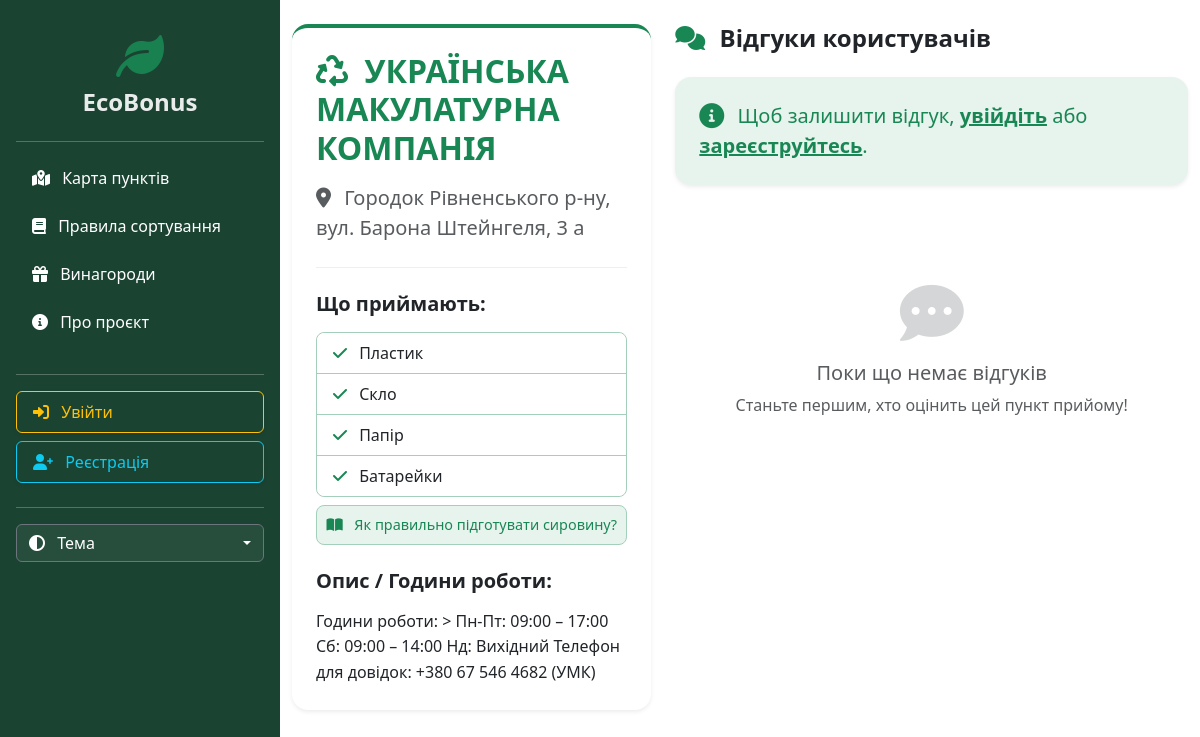
Page /point/2/ on the earlier database version.
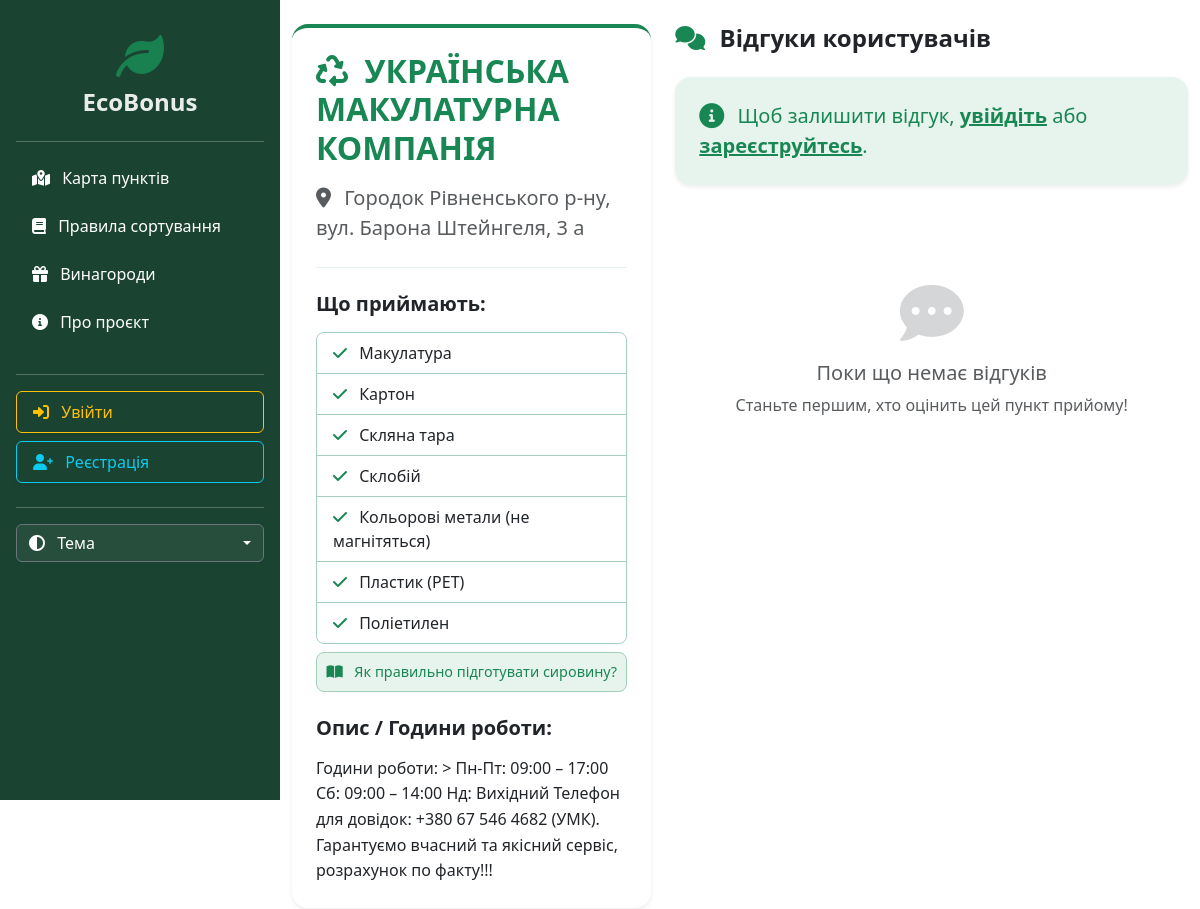
Same page on the later database version.
### main/models.py (models this page shows, shortened)
class RecyclingPoint(models.Model):
    name = models.CharField('Назва пункту', max_length=100)
    address = models.CharField('Адреса', max_length=200)
    latitude = models.FloatField('Широта')
    longitude = models.FloatField('Довгота')
    waste_types = models.ManyToManyField(WasteType, verbose_name='Що приймають')
    description = models.TextField('Опис та години роботи', blank=True)

class WasteType(models.Model):
    name = models.CharField('Тип відходів', max_length=50)

### main/views.py (the view, shortened to what this page needs)
# urls.py: path('point/<int:point_id>/', views.point_detail, name='point_detail'),
def point_detail(request, point_id):
    point = get_object_or_404(RecyclingPoint, id=point_id)
    reviews = point.reviews.all().order_by('-created_at')
    return render(request, 'main/point_detail.html', {'point': point, 'reviews': reviews})

### main/templates/main/point_detail.html (shortened to what this page needs)
{% extends 'main/layout.html' %}
{% block content %}
<div class="container mt-4 mb-5">
    <div class="row g-4">
        <div class="col-lg-5">
            <div class="card shadow-sm border-0 bg-body rounded-4 mb-4 border-success border-top border-4">
                <div class="card-body p-4">
                    <h2 class="text-success fw-bold mb-3"><i class="fa-solid fa-recycle me-2"></i> {{ point.name }}</h2>
                    <p class="text-muted fs-5"><i class="fa-solid fa-location-dot me-2"></i> {{ point.address }}</p>
                    <hr class="border-success-subtle my-4">
                    <h5 class="fw-bold text-body mb-3">Що приймають:</h5>
                    <ul class="list-group list-group-flush mb-2 rounded-3 border border-success-subtle overflow-hidden">
                        {% for waste in point.waste_types.all %}
                            <li class="list-group-item bg-body text-body border-success-subtle px-3 py-2">
                                <i class="fa-solid fa-check text-success me-2"></i> {{ waste.name }}
                            </li>
                        {% empty %}
                            <li class="list-group-item bg-body text-muted border-0">Інформація відсутня</li>
                        {% endfor %}
                    </ul>
                    <a href="{% url 'rules' %}" class="d-block text-center text-success text-decoration-none bg-success bg-opacity-10 rounded-3 py-2 mb-4 border border-success-subtle" style="font-size: 0.9rem; transition: background-color 0.2s;" onmouseover="this.classList.replace('bg-opacity-10', 'bg-opacity-25')" onmouseout="this.classList.replace('bg-opacity-25', 'bg-opacity-10')">
                        <i class="fa-solid fa-book-open me-2"></i> Як правильно підготувати сировину?
                    </a>
                    <h5 class="fw-bold text-body mb-3">Опис / Години роботи:</h5>
                    <p class="text-body mb-0" style="line-height: 1.6;">{{ point.description|default:"Опис відсутній." }}</p>
                </div>
            </div>
        </div>
        <div class="col-lg-7">
            <h4 class="mb-4 fw-bold text-body"><i class="fa-solid fa-comments text-success me-2"></i> Відгуки користувачів</h4>
            {% if user.is_authenticated %}
            <div class="card shadow-sm border-0 bg-body rounded-4 mb-5 border-success border-top border-4">
                <div class="card-body p-4">
                    <form method="post">
                        {% csrf_token %}
                        <div class="mb-3">
                            <label class="form-label text-body fw-medium">Оцінка (1-5):</label>
                            <input type="number" name="rating" class="form-control" min="1" max="5" required placeholder="Наприклад: 5">
                        </div>
                        <div class="mb-4">
                            <label class="form-label text-body fw-medium">Ваш коментар:</label>
                            <textarea name="comment" class="form-control" rows="3" required placeholder="Поділіться своїми враженнями від сервісу..."></textarea>
                        </div>
                        <button type="submit" class="btn btn-success rounded-pill px-4 py-2 shadow-sm w-100">
                            <i class="fa-solid fa-paper-plane me-2"></i> Відправити відгук
                        </button>
                    </form>
                </div>
            </div>
            {% else %}
            <div class="alert shadow-sm mb-5 rounded-4 p-4 fs-5 border-0 text-success" style="background-color: rgba(25, 135, 84, 0.1);">
                <i class="fa-solid fa-circle-info me-2 fa-lg"></i>
                Щоб залишити відгук, <a href="{% url 'login' %}" class="alert-link fw-bold text-success text-decoration-underline">увійдіть</a>
                або <a href="{% url 'register' %}" class="alert-link fw-bold text-success text-decoration-underline">зареєструйтесь</a>.
            </div>
            {% endif %}
            <div class="d-flex flex-column gap-3">
                {% for review in reviews %}
                <div class="card shadow-sm border-0 bg-body rounded-4">
                    <div class="card-body p-4">
                        <div class="d-flex justify-content-between align-items-center mb-3">
                            <strong class="fs-5 text-body">
                                <i class="fa-solid fa-circle-user text-success opacity-75 me-2 fs-4 align-middle"></i> {{ review.user.username }}
                            </strong>
                            <span class="badge bg-success bg-opacity-10 text-success border border-success-subtle fs-6 rounded-pill px-3 py-2">
                                {{ review.rating }} <i class="fa-solid fa-star ms-1"></i>
                            </span>
                        </div>
                        <p class="mt-2 mb-3 text-body" style="line-height: 1.5;">{{ review.comment }}</p>
                        <small class="text-muted"><i class="fa-regular fa-clock me-1"></i> {{ review.created_at|date:"d M Y, H:i" }}</small>
                    </div>
                </div>
                {% empty %}
                <div class="text-center py-5">
                    <i class="fa-solid fa-comment-dots fa-4x text-muted opacity-25 mb-3"></i>
                    <h5 class="text-muted fw-normal">Поки що немає відгуків</h5>
                    <p class="text-muted mb-0">Станьте першим, хто оцінить цей пункт прийому!</p>
                </div>
                {% endfor %}
            </div>
        </div>
    </div>
</div>
{% endblock %}

### main/templates/main/layout.html (shortened to what this page needs)
{% load static %}
<!DOCTYPE html>
<html lang="uk">
<head>
    <link href="https://cdn.jsdelivr.net/npm/bootstrap@5.3.3/dist/css/bootstrap.min.css" rel="stylesheet">
    <link href="https://cdnjs.cloudflare.com/ajax/libs/font-awesome/6.0.0-beta3/css/all.min.css" rel="stylesheet">
    <link href="https://cdn.jsdelivr.net/npm/sweetalert2@11/dist/sweetalert2.min.css" rel="stylesheet">
</head>
<body>
    <aside class="sidebar p-3 text-white">
        <a href="{% url 'home' %}" class="d-block text-center mb-4 mt-3 text-white text-decoration-none" style="transition: 0.3s; opacity: 0.9;" onmouseover="this.style.opacity='1'" onmouseout="this.style.opacity='0.9'">
            <i class="fa-solid fa-leaf fa-3x text-success mb-2"></i>
            <h3 class="fw-bold fs-4">EcoBonus</h3>
        </a>
        <hr>
        <ul class="nav nav-pills flex-column mb-auto">
            <li class="nav-item mb-2">
                <a href="{% url 'home' %}" class="nav-link text-white " style="{% if request.resolver_match.url_name != 'home' %}background: none;{% endif %}; border-radius: 8px;">
                    <i class="fa-solid fa-map-location-dot me-2"></i> Карта пунктів
                </a>
            </li>
            <li class="nav-item mb-2">
                <a href="{% url 'rules' %}" class="nav-link text-white " style="{% if request.resolver_match.url_name != 'rules' %}background: none;{% endif %}; border-radius: 8px;">
                    <i class="fa-solid fa-book me-2"></i> Правила сортування
                </a>
            </li>
            <li class="nav-item mb-2">
                <a href="{% url 'rewards' %}" class="nav-link text-white " style="{% if request.resolver_match.url_name != 'rewards' %}background: none;{% endif %}; border-radius: 8px;">
                    <i class="fa-solid fa-gift me-2"></i> Винагороди
                </a>
            </li>
            <li class="nav-item mb-2">
                <a href="{% url 'about' %}" class="nav-link text-white " style="{% if request.resolver_match.url_name != 'about' %}background: none;{% endif %}; border-radius: 8px;">
                    <i class="fa-solid fa-circle-info me-2"></i> Про проєкт
                </a>
            </li>
        </ul>
        <hr class="mt-4 mb-3">
        <ul class="nav nav-pills flex-column mb-2">
           {% if user.is_authenticated %}
                <li class="nav-item mb-2">
                    <a href="{% url 'profile' %}" class="nav-link text-white p-2 rounded-3 hover-effect {% if request.resolver_match.url_name == 'profile' %}fw-bold{% endif %}"
                       style="background-color: {% if request.resolver_match.url_name == 'profile' %}rgba(255, 255, 255, 0.2){% else %}rgba(255, 255, 255, 0.05){% endif %};">
                        <i class="fa-solid fa-circle-user me-2"></i> Кабінет ({{ user.username }})
                    </a>
                </li>
                {% if user.userprofile.is_partner %}
                    <li class="nav-item mb-2 mt-2">
                        <a href="{% url 'partner_panel' %}" class="nav-link text-white p-2 rounded-3 hover-effect {% if request.resolver_match.url_name == 'partner_panel' %}fw-bold{% endif %}"
                           style="background-color: {% if request.resolver_match.url_name == 'partner_panel' %}rgba(25, 135, 84, 0.8){% else %}rgba(25, 135, 84, 0.4){% endif %};">
                            <i class="fa-solid fa-building-circle-check me-2"></i> Панель організації
                        </a>
                    </li>
                {% elif user.userprofile.is_store %}
                    <li class="nav-item mb-2 mt-2">
                        <a href="{% url 'store_panel' %}" class="nav-link text-white p-2 rounded-3 hover-effect {% if request.resolver_match.url_name == 'store_panel' %}fw-bold{% endif %}"
                           style="background-color: {% if request.resolver_match.url_name == 'store_panel' %}rgba(25, 135, 84, 0.8){% else %}rgba(25, 135, 84, 0.4){% endif %};">
                            <i class="fa-solid fa-store me-2"></i> Панель магазину
                        </a>
                    </li>
                {% endif %}
                <li class="nav-item mb-2 mt-2">
                    <a href="{% url 'settings' %}" class="nav-link text-white rounded hover-effect {% if request.resolver_match.url_name == 'settings' %}fw-bold{% endif %}"
                       style="background-color: {% if request.resolver_match.url_name == 'settings' %}rgba(255, 255, 255, 0.2){% else %}rgba(255, 255, 255, 0.05){% endif %};">
                        <i class="fa-solid fa-gear me-2"></i> Налаштування
                    </a>
                </li>
                <li class="nav-item mb-2">
                    <form method="post" action="{% url 'logout' %}" class="m-0 p-0">
                        {% csrf_token %}
                        <button type="submit" class="nav-link text-warning rounded w-100 text-start border-0 hover-effect" style="background: transparent;">
                            <i class="fa-solid fa-right-from-bracket me-2"></i> Вийти
                        </button>
                    </form>
                </li>
            {% else %}
                <li class="nav-item mb-2">
                    <a href="{% url 'login' %}" class="btn btn-outline-warning w-100 text-start rounded shadow-sm fw-medium p-2 px-3">
                        <i class="fa-solid fa-right-to-bracket me-2"></i> Увійти
                    </a>
                </li>
                <li class="nav-item mb-2">
                    <a href="{% url 'register' %}" class="btn btn-outline-info w-100 text-start rounded shadow-sm fw-medium p-2 px-3">
                        <i class="fa-solid fa-user-plus me-2"></i> Реєстрація
                    </a>
                </li>
            {% endif %}
        </ul>
        <hr>
        <div class="dropdown">
            <button class="btn btn-dark dropdown-toggle w-100 d-flex align-items-center justify-content-between border-secondary" type="button" id="themeDropdown" data-bs-toggle="dropdown" aria-expanded="false" style="background-color: rgba(255,255,255,0.05);">
                <span><i class="fa-solid fa-circle-half-stroke me-2"></i> Тема</span>
            </button>
        </div>
    </aside>
    <main class="main-content">
        {% block content %}{% endblock %}
    </main>
</body>
</html>

### main/templates/main/layout.html (style rules this page uses)
:root { --sidebar-width: 280px; }
body { overflow-x: hidden; display: flex; min-height: 100vh; }
.sidebar { width: var(--sidebar-width); min-height: 100vh; background-color: #1b4332; position: fixed; top: 0; left: 0; z-index: 1000; }
.main-content { margin-left: var(--sidebar-width); width: calc(100% - var(--sidebar-width)); }

Differences in the rows shown:
removed WasteType: name "Пластик"
removed WasteType: name "Скло"
removed WasteType: name "Папір"
removed WasteType: name "Батарейки"
changed RecyclingPoint "УКРАЇНСЬКА МАКУЛАТУРНА КОМПАНІЯ": description "Години роботи: > Пн-Пт: 09:00 – 17:00 Сб: 09:00 – 14:00 Нд: Вихідний Телефон для довідок: +380 67 546 4682 (УМК)" → "…+380 67 546 4682 (УМК). Гарантуємо вчасний та якісний сервіс, розрахунок по факту!!!"
added WasteType: name "Макулатура"
added WasteType: name "Картон"
added WasteType: name "Скляна тара"
added WasteType: name "Склобій"
added WasteType: name "Кольорові метали (не магнітяться)"
added WasteType: name "Пластик (PET)"
added WasteType: name "Поліетилен"
